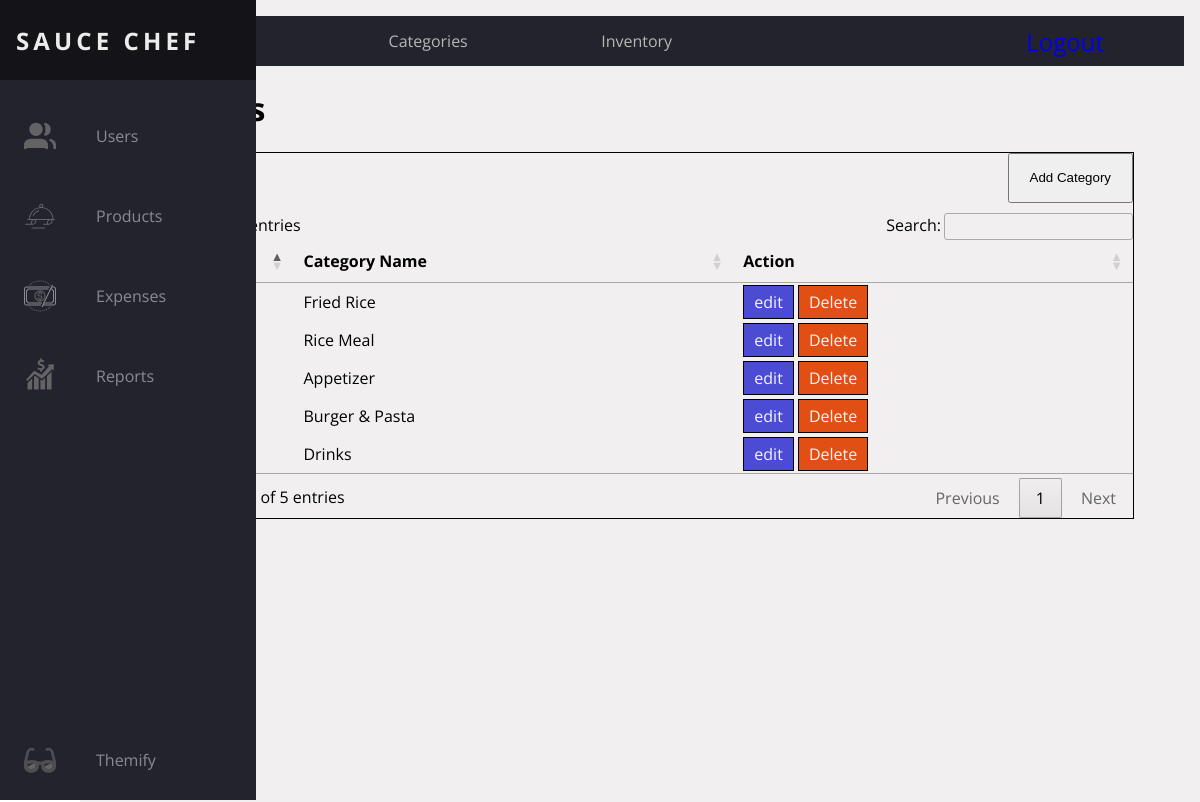
The page /System/categories.php (signed in) on the database its author committed.
### tables this page shows
CREATE TABLE `category` (
  `c_id` int(11) NOT NULL,
  `categoryname` varchar(255) NOT NULL
);

### system/Database/Category.php (called while the page is built, shortened)
<?php
class Category
{
    public $db = null;
    public function __construct(DBController $db)
    {
        $this->db = $db;
    }
    public function getData()
    {
        $result = $this->db->con->query("SELECT * FROM category");
        $resultArray = array();
        while ($item = mysqli_fetch_array($result, MYSQLI_ASSOC)) {
            $resultArray[] = $item;
        }
        return $resultArray;
    }
}

### system/Database/DBController.php (called while the page is built, shortened)
<?php
class DBController
{
    protected $host = 'localhost';
    protected $user = 'root';
    protected $password = '';
    protected $database = 'foodordering';
    public function __construct()
    {
        $this->con = mysqli_connect($this->host, $this->user, $this->password, $this->database);
    }
}

### system/categories.php (the view, shortened to what this page needs)
<?php
include('./Templates/Header.php');
include('./Templates/Navigation.php');
include('./functions.php');
$categoryList = $category->getData();
?>
<main>
    <div class="top_navigation">
        <ul class="top_nav_item">
            <li class="nav-item">
                <a href="./items.php" class="topnav-link">Products</a>
            </li>
            <li class="nav-item">
                <a href="./categories.php" class="topnav-link">Categories</a>
            </li>
            <li class="nav-item">
                <a href="./inventory.php" class="topnav-link">Inventory</a>
            </li>
        </ul>
        <div class="logout_button">
            <a href="./logout.php">Logout</a>
        </div>
    </div>
    <h1>Categories</h1>
    <div class="content">
        <div class="Actions_button">
            <button id="btnOpenModal" class="btn btn-md btn-success mr-2">Add Category</button>
        </div>
        <table id="table_id">
            <thead>
                <tr>
                    <th>ID</th>
                    <th>Category Name</th>
                    <th>Action</th>
                </tr>
            </thead>
            <tbody>
                <?php array_map(function ($categories) { ?>
                    <tr>
                        <td><?= $categories['c_id'] ?></td>
                        <td><?= $categories['categoryname'] ?></td>
                        <td class="actions-buttons">
                            <a class="editBtn" href="editCategory.php?id=<?= $categories['c_id'] ?>">edit</a>
                            <a class="delBtn" href="deleteCategory.php?id=<?= $categories['c_id'] ?>">Delete</a>
                        </td>
                    </tr>
                <?php }, $categoryList) ?>
            </tbody>
        </table>
    </div>
</main>
<?php
include('./Templates/Footer.php');
?>

### css/style2.css (style rules this page uses)
:root { font-size: 16px; font-family: "Open Sans"; --text-primary: #b6b6b6; --text-secondary: #ececec; --bg-primary: #23232e; --bg-secondary: #141418; --transition-speed: 600ms; }
body { color: black; background-color: white; margin: 0; padding: 0; }
main { margin-left: 5rem; padding: 1rem; height: 100vh; background-color: #f1efef; }
.nav-item { width: 100%; }
.dark { --text-primary: #b6b6b6; --text-secondary: #ececec; --bg-primary: #23232e; --bg-secondary: #141418; }

### css/app.css (style rules this page uses)
.top_navigation { background-color: var(--bg-primary); padding: 0 5em; display: flex; align-items: center; }
.top_nav_item { width: 100%; list-style: none; padding: 0; margin: 0; display: flex; flex-direction: row; align-items: center; height: 50px; }
.topnav-link { display: flex; align-items: center; height: 5rem; color: var(--text-primary); text-decoration: none; transition: var(--transition-speed); }
.logout_button { font-size: 1.5em; color: white; }
.logout_button a { text-decoration: none; }
.content { border: 1px solid black; margin: 20px 50px; }
.Actions_button { width: 100%; height: 50px; margin-bottom: 10px; display: flex; justify-content: end; }
.btn { padding: 10px 20px; }
.actions-buttons a { text-decoration: none; border: 1px solid black; padding: 5px 10px; color: whitesmoke; }
.editBtn { background-color: rgb(75, 75, 211); }
.delBtn { background-color: rgb(226, 79, 21); }

### rows shown on the page
category: categoryname "Fried Rice"
category: categoryname "Rice Meal"
category: categoryname "Appetizer"
category: categoryname "Burger & Pasta"
category: categoryname "Drinks"
